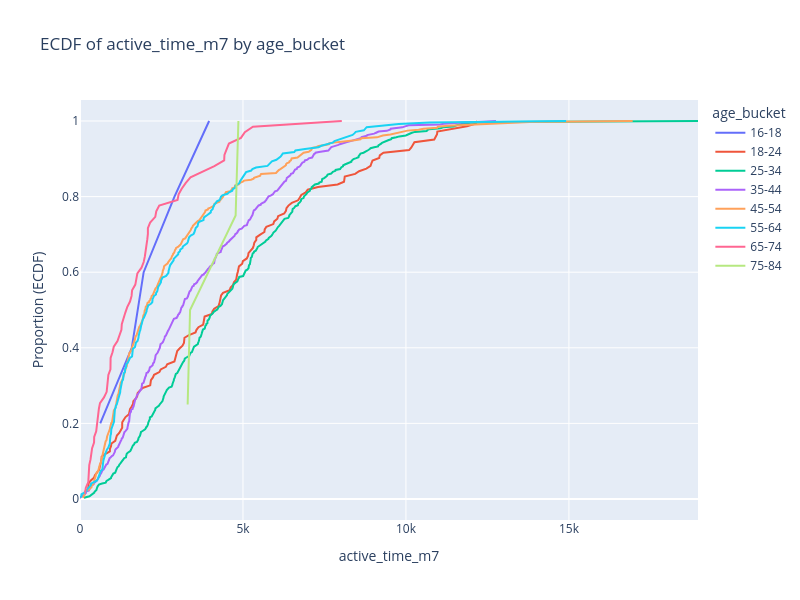
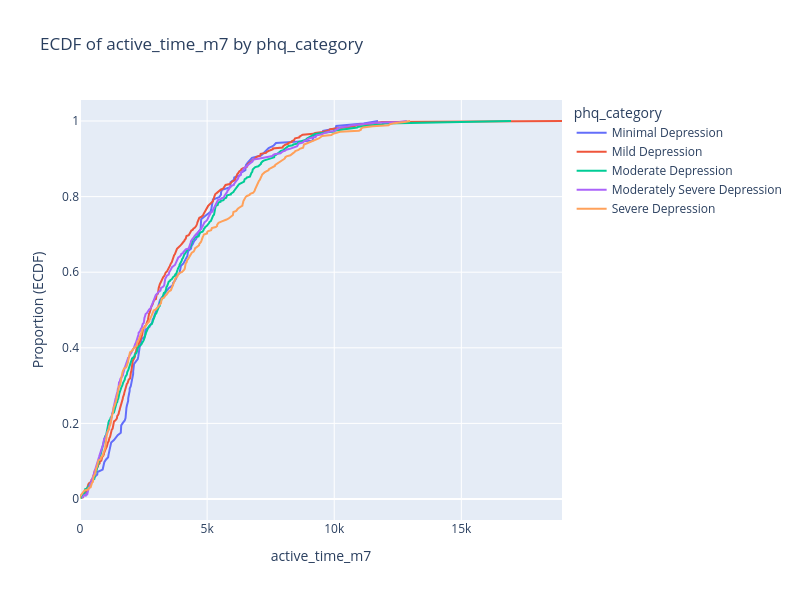
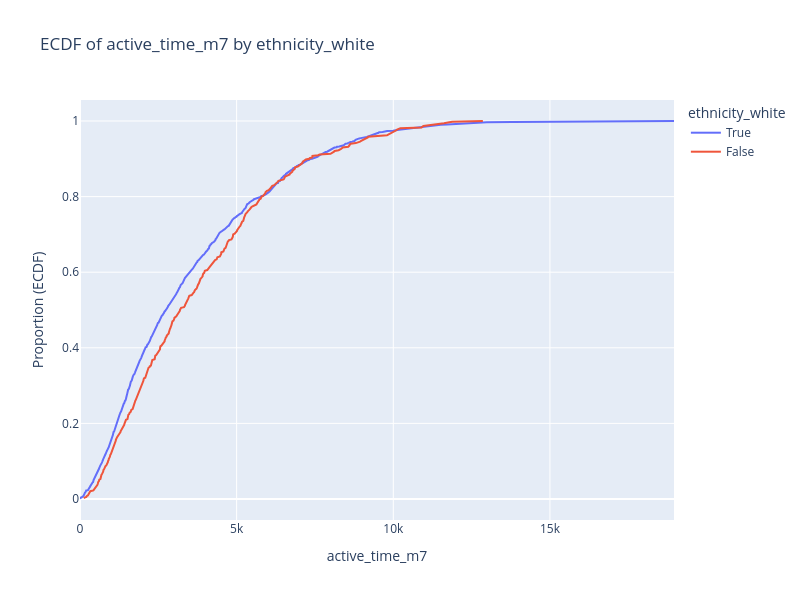
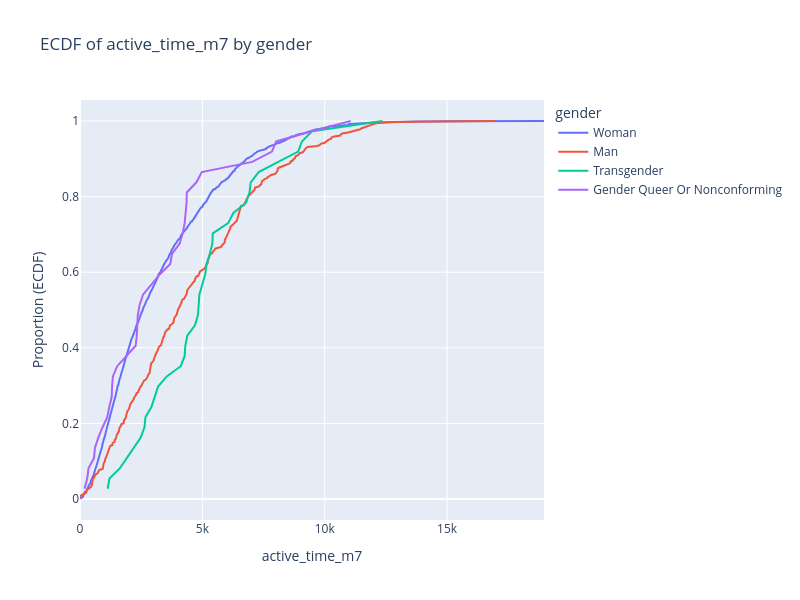

Here is the notebook cell these charts were saved with, in order:
### Code cell
import plotly.graph_objects as go
from statsmodels.distributions.empirical_distribution import ECDF

# Example DataFrame: df_clean
# Must have columns: ["active_time_m7", "age_bucket", "phq_category", "ethnicity_white", "gender", "major_depressive_disorder"]

groupings = {
    'age_bucket': ['16-18', '18-24', '25-34', '35-44', '45-54', '55-64', '65-74', '75-84'],
    'phq_category': ['Minimal Depression', 'Mild Depression', 'Moderate Depression',
                     'Moderately Severe Depression', 'Severe Depression'],
    'ethnicity_white': [True, False],
    'gender': ['Woman', 'Man', 'Transgender', 'Gender Queer Or Nonconforming',],
    #'major_depressive_disorder': ['Invalid Disorder', True, False]
}

for grouping_var, categories in groupings.items():
    # Create a new figure for each grouping
    fig = go.Figure()

    # For each category in this grouping, filter and plot the ECDF of active_time_m7
    for cat in categories:
        # Filter rows where the grouping_var matches cat
        sub_df = df[df[grouping_var] == cat]
        if sub_df.empty:
            continue
        
        # Drop any NaN values in active_time_m7
        values = sub_df['active_time_m7'].dropna()
        if values.empty:
            continue
        
        # Compute ECDF
        ecdf = ECDF(values)
        x_vals = ecdf.x
        y_vals = ecdf.y
        
        # Add a Scatter trace for this category
        fig.add_trace(
            go.Scatter(
                x=x_vals,
                y=y_vals,
                mode='lines',
                name=str(cat)  # This label shows in the legend
            )
        )
    
    # Update layout for this figure
    fig.update_layout(
        title=f"ECDF of active_time_m7 by {grouping_var}",
        xaxis_title="active_time_m7",
        yaxis_title="Proportion (ECDF)",
        legend_title=grouping_var,
        height=600,
        width=800
    )
    
    # Show (or save) the figure
    fig.show()

### Figure 1 — Plotly figure (JSON) as saved in the notebook; plotly's stock layout.template omitted (floating-point values rounded to 4 significant figures; data arrays with more than 128 entries replaced by an {"elided": "..."} marker saying what was removed)
{"data": [{"mode": "lines", "name": "16-18", "type": "scatter", "x": [null, 621.3, 1588.0, 1953, 2899.0, 3961.0], "y": [0, 0.2, 0.4, 0.6, 0.8, 1]}, {"mode": "lines", "name": "18-24", "type": "scatter", "x": {"elided": "144 float values"}, "y": {"elided": "144 float values"}}, {"mode": "lines", "name": "25-34", "type": "scatter", "x": {"elided": "418 float values"}, "y": {"elided": "418 float values"}}, {"mode": "lines", "name": "35-44", "type": "scatter", "x": {"elided": "538 float values"}, "y": {"elided": "538 float values"}}, {"mode": "lines", "name": "45-54", "type": "scatter", "x": {"elided": "394 float values"}, "y": {"elided": "394 float values"}}, {"mode": "lines", "name": "55-64", "type": "scatter", "x": {"elided": "245 float values"}, "y": {"elided": "245 float values"}}, {"mode": "lines", "name": "65-74", "type": "scatter", "x": [null, 154.3, 178.7, 254.4, 263.1, 279.7, 284, 322.3, 347, 371.6, 431, 435.7, 497.1, 516, 518.4, 557.1, 579.4, 613.3, 735.7, 818, 840, 849.9, 870, 934.3, 937.4, 939.1, 997.3, 1036.0, 1150.0, 1209.0, 1271.0, 1282.0, 1329.0, 1389.0, 1449.0, 1534.0, 1582.0, 1598.0, 1697.0, 1733.0, 1760, 1887.0, 1954.0, 1990.0, 2014.0, 2057.0, 2064.0, 2083.0, 2083.0, 2151.0, 2310.0, 2340, 2430.0, 2993.0, 3026.0, 3120, 3240, 3391.0, 3752.0, 4122, 4423, 4431.0, 4500, 4569.0, 4937.0, 5057.0, 5306.0, 8031.0], "y": [0, 0.01493, 0.02985, 0.04478, 0.0597, 0.07463, 0.08955, 0.1045, 0.1194, 0.1343, 0.1493, 0.1642, 0.1791, 0.194, 0.209, 0.2239, 0.2388, 0.2537, 0.2687, 0.2836, 0.2985, 0.3134, 0.3284, 0.3433, 0.3582, 0.3731, 0.3881, 0.403, 0.4179, 0.4328, 0.4478, 0.4627, 0.4776, 0.4925, 0.5075, 0.5224, 0.5373, 0.5522, 0.5672, 0.5821, 0.597, 0.6119, 0.6269, 0.6418, 0.6567, 0.6716, 0.6866, 0.7015, 0.7164, 0.7313, 0.7463, 0.7612, 0.7761, 0.791, 0.806, 0.8209, 0.8358, 0.8507, 0.8657, 0.8806, 0.8955, 0.9104, 0.9254, 0.9403, 0.9552, 0.9701, 0.9851, 1]}, {"mode": "lines", "name": "75-84", "type": "scatter", "x": [null, 3303.0, 3377, 4775.0, 4860.0], "y": [0, 0.25, 0.5, 0.75, 1]}], "layout": {"height": 600, "legend": {"title": {"text": "age_bucket"}}, "title": {"text": "ECDF of active_time_m7 by age_bucket"}, "width": 800, "xaxis": {"title": {"text": "active_time_m7"}}, "yaxis": {"title": {"text": "Proportion (ECDF)"}}}}

### Figure 2 — Plotly figure (JSON) as saved in the notebook; plotly's stock layout.template omitted (floating-point values rounded to 4 significant figures; data arrays with more than 128 entries replaced by an {"elided": "..."} marker saying what was removed)
{"data": [{"mode": "lines", "name": "Minimal Depression", "type": "scatter", "x": {"elided": "155 float values"}, "y": {"elided": "155 float values"}}, {"mode": "lines", "name": "Mild Depression", "type": "scatter", "x": {"elided": "415 float values"}, "y": {"elided": "415 float values"}}, {"mode": "lines", "name": "Moderate Depression", "type": "scatter", "x": {"elided": "469 float values"}, "y": {"elided": "469 float values"}}, {"mode": "lines", "name": "Moderately Severe Depression", "type": "scatter", "x": {"elided": "422 float values"}, "y": {"elided": "422 float values"}}, {"mode": "lines", "name": "Severe Depression", "type": "scatter", "x": {"elided": "354 float values"}, "y": {"elided": "354 float values"}}], "layout": {"height": 600, "legend": {"title": {"text": "phq_category"}}, "title": {"text": "ECDF of active_time_m7 by phq_category"}, "width": 800, "xaxis": {"title": {"text": "active_time_m7"}}, "yaxis": {"title": {"text": "Proportion (ECDF)"}}}}

### Figure 3 — Plotly figure (JSON) as saved in the notebook; plotly's stock layout.template omitted (floating-point values rounded to 4 significant figures; data arrays with more than 128 entries replaced by an {"elided": "..."} marker saying what was removed)
{"data": [{"mode": "lines", "name": "True", "type": "scatter", "x": {"elided": "1281 float values"}, "y": {"elided": "1281 float values"}}, {"mode": "lines", "name": "False", "type": "scatter", "x": {"elided": "531 float values"}, "y": {"elided": "531 float values"}}], "layout": {"height": 600, "legend": {"title": {"text": "ethnicity_white"}}, "title": {"text": "ECDF of active_time_m7 by ethnicity_white"}, "width": 800, "xaxis": {"title": {"text": "active_time_m7"}}, "yaxis": {"title": {"text": "Proportion (ECDF)"}}}}

### Figure 4 — Plotly figure (JSON) as saved in the notebook; plotly's stock layout.template omitted (floating-point values rounded to 4 significant figures; data arrays with more than 128 entries replaced by an {"elided": "..."} marker saying what was removed)
{"data": [{"mode": "lines", "name": "Woman", "type": "scatter", "x": {"elided": "1369 float values"}, "y": {"elided": "1369 float values"}}, {"mode": "lines", "name": "Man", "type": "scatter", "x": {"elided": "365 float values"}, "y": {"elided": "365 float values"}}, {"mode": "lines", "name": "Transgender", "type": "scatter", "x": [null, 1130, 1203.0, 1626.0, 1920, 2177.0, 2476.0, 2634.0, 2674.0, 2918.0, 3061.0, 3191.0, 3544, 4117.0, 4277.0, 4303.0, 4389.0, 4697.0, 4821.0, 4843.0, 4877.0, 4997.0, 5117.0, 5169.0, 5305.0, 5409.0, 5426.0, 6056.0, 6266.0, 6789.0, 6925.0, 6977.0, 7302.0, 8100, 8914.0, 9069.0, 9480, 12360], "y": [0, 0.02703, 0.05405, 0.08108, 0.1081, 0.1351, 0.1622, 0.1892, 0.2162, 0.2432, 0.2703, 0.2973, 0.3243, 0.3514, 0.3784, 0.4054, 0.4324, 0.4595, 0.4865, 0.5135, 0.5405, 0.5676, 0.5946, 0.6216, 0.6486, 0.6757, 0.7027, 0.7297, 0.7568, 0.7838, 0.8108, 0.8378, 0.8649, 0.8919, 0.9189, 0.9459, 0.973, 1]}, {"mode": "lines", "name": "Gender Queer Or Nonconforming", "type": "scatter", "x": [null, 186.9, 294.4, 347.7, 571.6, 610.3, 747.7, 918.7, 1114.0, 1197.0, 1296.0, 1310.0, 1343.0, 1521.0, 1887.0, 2274.0, 2320.0, 2351.0, 2361.0, 2436.0, 2575.0, 2923.0, 3264.0, 3689.0, 3757.0, 4071.0, 4194.0, 4276.0, 4320, 4354.0, 4363.0, 4757.0, 4977.0, 7036.0, 7842.0, 8019, 9473.0, 11060.0], "y": [0, 0.02703, 0.05405, 0.08108, 0.1081, 0.1351, 0.1622, 0.1892, 0.2162, 0.2432, 0.2703, 0.2973, 0.3243, 0.3514, 0.3784, 0.4054, 0.4324, 0.4595, 0.4865, 0.5135, 0.5405, 0.5676, 0.5946, 0.6216, 0.6486, 0.6757, 0.7027, 0.7297, 0.7568, 0.7838, 0.8108, 0.8378, 0.8649, 0.8919, 0.9189, 0.9459, 0.973, 1]}], "layout": {"height": 600, "legend": {"title": {"text": "gender"}}, "title": {"text": "ECDF of active_time_m7 by gender"}, "width": 800, "xaxis": {"title": {"text": "active_time_m7"}}, "yaxis": {"title": {"text": "Proportion (ECDF)"}}}}
